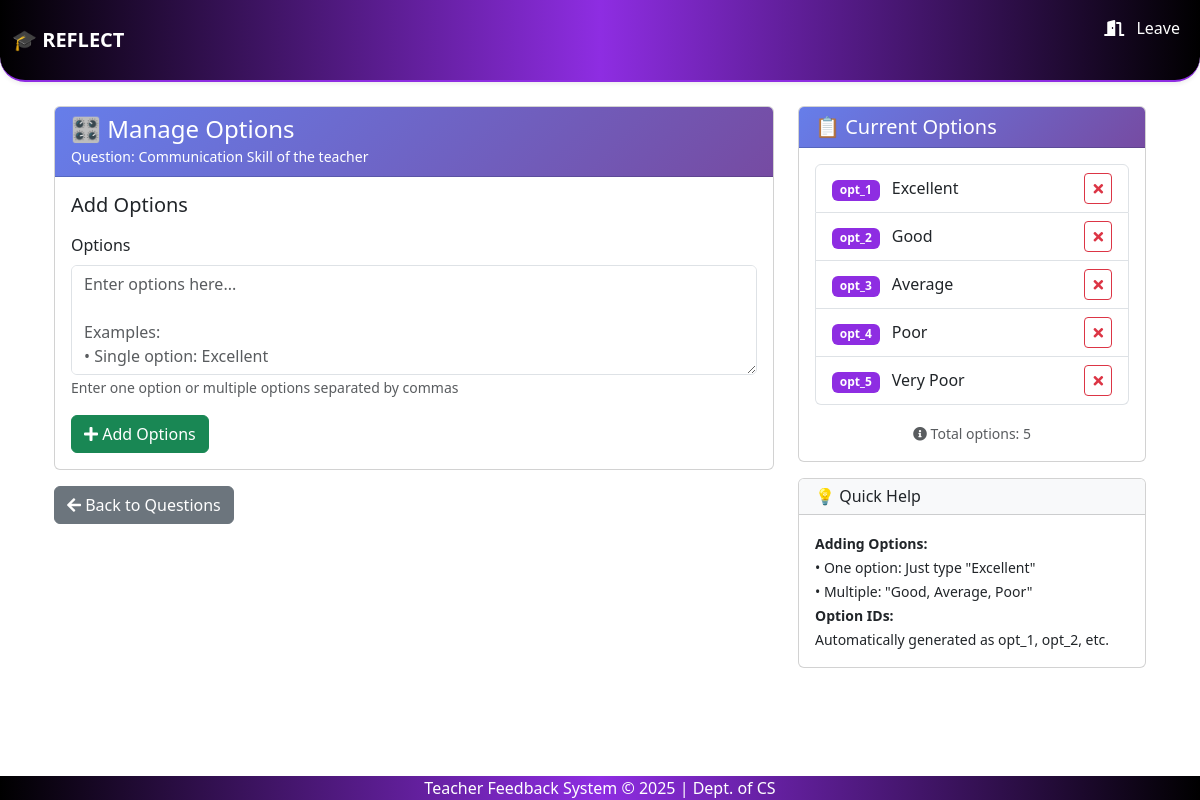
The app's page /questions/6/options/ with its own data.
### feedback_app/models.py (models this page shows, shortened)
class FeedbackQuestion(models.Model):
    q_id = models.AutoField(primary_key=True)
    q_desc = models.TextField()
    q_type = models.CharField(max_length=20)  # e.g., 'MCQ' or 'DESC'
    active = models.BooleanField(default=True)
    is_required = models.BooleanField(default=False)  # NEW FIELD

class FeedbackQOption(models.Model):
    q = models.ForeignKey(FeedbackQuestion, on_delete=models.CASCADE)
    ans_id = models.CharField(max_length=10)  # Custom ID (not necessary for options)
    answer = models.CharField(max_length=200)  # The text of the option (e.g., "Excellent")

### feedback_app/views.py (the view, shortened to what this page needs)
# urls.py: path('questions/<str:q_id>/options/', views.add_options, name='add_options'),
def add_options(request, q_id):
    question = get_object_or_404(FeedbackQuestion, pk=q_id)
    if question.q_type != 'MCQ':
        messages.error(request, 'Options can only be added to MCQ questions.')
        return redirect('list_questions')
    options = FeedbackQOption.objects.filter(q=question).order_by('ans_id')
    return render(request, 'add_options.html', {
        'question': question,
        'options': options
    })

### feedback_app/context_processors.py (called while the page is built)
def is_admin(request):
    user = request.user
    return {'is_admin': user.is_superuser or user.groups.filter(name='admin').exists()}

def is_hod(request):
    return {'is_hod': request.user.groups.filter(name='hod').exists()}

def is_teacher(request):
    return {'is_teacher': request.user.groups.filter(name='teacher').exists()}

### templates/add_options.html (shortened to what this page needs)
{% extends 'base.html' %}
{% block content %}
<div class="container">
    <div class="row">
        <div class="col-md-8">
            <div class="card">
                <div class="card-header text-white" style="background: linear-gradient(135deg, #667eea 0%, #764ba2 100%);">
                    <h4 class="mb-0">🎛️ Manage Options</h4>
                    <small>Question: {{ question.q_desc }}</small>
                </div>
                <div class="card-body">
                    <h5 class="mb-3">Add Options</h5>
                    <form method="post">
                        <div class="mb-3">
                            <label for="options_text" class="form-label">Options</label>
                            <textarea class="form-control" name="options_text" id="options_text" rows="4"
                                placeholder="Enter options here...&#10;&#10;Examples:&#10;• Single option: Excellent&#10;• Multiple options: Excellent, Very Good, Good, Average, Poor"></textarea>
                            <small class="form-text text-muted">
                                Enter one option or multiple options separated by commas
                            </small>
                        </div>
                        <button type="submit" class="btn btn-success">
                            <i class="fas fa-plus"></i> Add Options
                        </button>
                    </form>
                </div>
            </div>
            <div class="mt-3">
                <a href="{% url 'list_questions' %}" class="btn btn-secondary">
                    <i class="fas fa-arrow-left"></i> Back to Questions
                </a>
            </div>
        </div>
        <div class="col-md-4">
            <div class="card">
                <div class="card-header text-white" style="background: linear-gradient(135deg, #667eea 0%, #764ba2 100%);">
                    <h5 class="mb-0">📋 Current Options</h5>
                </div>
                <div class="card-body">
                    {% if options %}
                    <div class="list-group">
                        {% for opt in options %}
                        <div class="list-group-item d-flex justify-content-between align-items-center">
                            <div>
                                <span class="badge me-2" style="background-color: #8e2de2; color: white;">{{ opt.ans_id }}</span>
                                <span>{{ opt.answer }}</span>
                            </div>
                            <form method="post" action="{% url 'delete_option' opt.id %}" style="display: inline;">
                                <button type="submit" class="btn btn-outline-danger btn-sm"
                                    onclick="return confirm('Are you sure you want to delete this option?')"
                                    title="Delete option">
                                    <i class="fas fa-times"></i>
                                </button>
                            </form>
                        </div>
                        {% endfor %}
                    </div>
                    <div class="mt-3 text-center">
                        <small class="text-muted">
                            <i class="fas fa-info-circle"></i>
                            Total options: {{ options.count }}
                        </small>
                    </div>
                    {% else %}
                    <div class="alert alert-info">
                        <i class="fas fa-info-circle"></i>
                        No options added yet. Use the form on the left to add some options.
                    </div>
                    {% endif %}
                </div>
            </div>
            <div class="card mt-3">
                <div class="card-header bg-light">
                    <h6 class="mb-0">💡 Quick Help</h6>
                </div>
                <div class="card-body">
                    <small>
                        <strong>Adding Options:</strong><br>
                        • One option: Just type "Excellent"<br>
                        • Multiple: "Good, Average, Poor"<br>
                        <strong>Option IDs:</strong><br>
                        Automatically generated as opt_1, opt_2, etc.
                    </small>
                </div>
            </div>
        </div>
    </div>
</div>
{% endblock %}

### records on screen
FeedbackQuestion: q_desc "Communication Skill of the teacher"
FeedbackQOption: ans_id "opt_1", answer "Excellent"
FeedbackQOption: ans_id "opt_2", answer "Good"
FeedbackQOption: ans_id "opt_3", answer "Average"
FeedbackQOption: ans_id "opt_4", answer "Poor"
FeedbackQOption: ans_id "opt_5", answer "Very Poor"

### other values on screen
{{ options.count }} "5"
